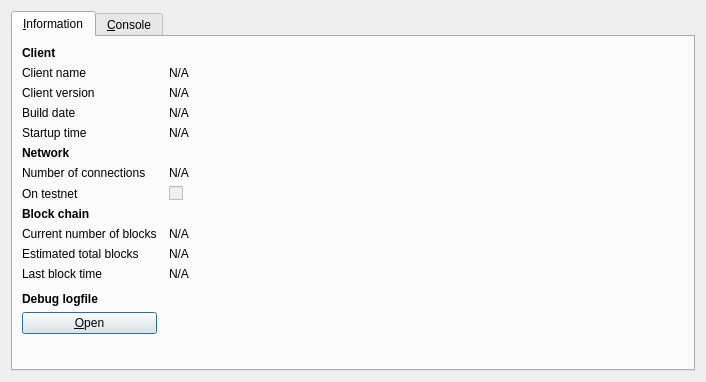
<?xml version="1.0" encoding="UTF-8"?>
<ui version="4.0">
 <class>RPCConsole</class>
 <widget class="QDialog" name="RPCConsole">
  <property name="geometry">
   <rect>
    <x>0</x>
    <y>0</y>
    <width>706</width>
    <height>382</height>
   </rect>
  </property>
  <property name="windowTitle">
   <string>Suck-a-Coin debug window</string>
  </property>
  <layout class="QVBoxLayout" name="verticalLayout_2">
   <item>
    <widget class="QTabWidget" name="tabWidget">
     <property name="currentIndex">
      <number>0</number>
     </property>
     <widget class="QWidget" name="tab_info">
      <attribute name="title">
       <string>&amp;Information</string>
      </attribute>
      <layout class="QGridLayout" name="gridLayout" columnstretch="0,1">
       <property name="horizontalSpacing">
        <number>12</number>
       </property>
       <item row="0" column="0">
        <widget class="QLabel" name="label_9">
         <property name="font">
          <font>
           <weight>75</weight>
           <bold>true</bold>
          </font>
         </property>
         <property name="text">
          <string>Client</string>
         </property>
        </widget>
       </item>
       <item row="1" column="0">
        <widget class="QLabel" name="label_5">
         <property name="text">
          <string>Client name</string>
         </property>
        </widget>
       </item>
       <item row="1" column="1">
        <widget class="QLabel" name="clientName">
         <property name="cursor">
          <cursorShape>IBeamCursor</cursorShape>
         </property>
         <property name="text">
          <string>N/A</string>
         </property>
         <property name="textFormat">
          <enum>Qt::PlainText</enum>
         </property>
         <property name="textInteractionFlags">
          <set>Qt::LinksAccessibleByMouse|Qt::TextSelectableByKeyboard|Qt::TextSelectableByMouse</set>
         </property>
        </widget>
       </item>
       <item row="2" column="0">
        <widget class="QLabel" name="label_6">
         <property name="text">
          <string>Client version</string>
         </property>
        </widget>
       </item>
       <item row="2" column="1">
        <widget class="QLabel" name="clientVersion">
         <property name="cursor">
          <cursorShape>IBeamCursor</cursorShape>
         </property>
         <property name="text">
          <string>N/A</string>
         </property>
         <property name="textFormat">
          <enum>Qt::PlainText</enum>
         </property>
         <property name="textInteractionFlags">
          <set>Qt::LinksAccessibleByMouse|Qt::TextSelectableByKeyboard|Qt::TextSelectableByMouse</set>
         </property>
        </widget>
       </item>
       <item row="3" column="0">
        <widget class="QLabel" name="label_12">
         <property name="text">
          <string>Build date</string>
         </property>
        </widget>
       </item>
       <item row="3" column="1">
        <widget class="QLabel" name="buildDate">
         <property name="cursor">
          <cursorShape>IBeamCursor</cursorShape>
         </property>
         <property name="text">
          <string>N/A</string>
         </property>
         <property name="textFormat">
          <enum>Qt::PlainText</enum>
         </property>
         <property name="textInteractionFlags">
          <set>Qt::LinksAccessibleByMouse|Qt::TextSelectableByKeyboard|Qt::TextSelectableByMouse</set>
         </property>
        </widget>
       </item>
       <item row="4" column="0">
        <widget class="QLabel" name="label_13">
         <property name="text">
          <string>Startup time</string>
         </property>
        </widget>
       </item>
       <item row="4" column="1">
        <widget class="QLabel" name="startupTime">
         <property name="cursor">
          <cursorShape>IBeamCursor</cursorShape>
         </property>
         <property name="text">
          <string>N/A</string>
         </property>
         <property name="textFormat">
          <enum>Qt::PlainText</enum>
         </property>
         <property name="textInteractionFlags">
          <set>Qt::LinksAccessibleByMouse|Qt::TextSelectableByKeyboard|Qt::TextSelectableByMouse</set>
         </property>
        </widget>
       </item>
       <item row="5" column="0">
        <widget class="QLabel" name="label_11">
         <property name="font">
          <font>
           <weight>75</weight>
           <bold>true</bold>
          </font>
         </property>
         <property name="text">
          <string>Network</string>
         </property>
        </widget>
       </item>
       <item row="6" column="0">
        <widget class="QLabel" name="label_7">
         <property name="text">
          <string>Number of connections</string>
         </property>
        </widget>
       </item>
       <item row="6" column="1">
        <widget class="QLabel" name="numberOfConnections">
         <property name="cursor">
          <cursorShape>IBeamCursor</cursorShape>
         </property>
         <property name="text">
          <string>N/A</string>
         </property>
         <property name="textFormat">
          <enum>Qt::PlainText</enum>
         </property>
         <property name="textInteractionFlags">
          <set>Qt::LinksAccessibleByMouse|Qt::TextSelectableByKeyboard|Qt::TextSelectableByMouse</set>
         </property>
        </widget>
       </item>
       <item row="7" column="0">
        <widget class="QLabel" name="label_8">
         <property name="text">
          <string>On testnet</string>
         </property>
        </widget>
       </item>
       <item row="7" column="1">
        <widget class="QCheckBox" name="isTestNet">
         <property name="enabled">
          <bool>false</bool>
         </property>
         <property name="text">
          <string/>
         </property>
        </widget>
       </item>
       <item row="8" column="0">
        <widget class="QLabel" name="label_10">
         <property name="font">
          <font>
           <weight>75</weight>
           <bold>true</bold>
          </font>
         </property>
         <property name="text">
          <string>Block chain</string>
         </property>
        </widget>
       </item>
       <item row="9" column="0">
        <widget class="QLabel" name="label_3">
         <property name="text">
          <string>Current number of blocks</string>
         </property>
        </widget>
       </item>
       <item row="9" column="1">
        <widget class="QLabel" name="numberOfBlocks">
         <property name="cursor">
          <cursorShape>IBeamCursor</cursorShape>
         </property>
         <property name="text">
          <string>N/A</string>
         </property>
         <property name="textFormat">
          <enum>Qt::PlainText</enum>
         </property>
         <property name="textInteractionFlags">
          <set>Qt::LinksAccessibleByMouse|Qt::TextSelectableByKeyboard|Qt::TextSelectableByMouse</set>
         </property>
        </widget>
       </item>
       <item row="10" column="0">
        <widget class="QLabel" name="label_4">
         <property name="text">
          <string>Estimated total blocks</string>
         </property>
        </widget>
       </item>
       <item row="10" column="1">
        <widget class="QLabel" name="totalBlocks">
         <property name="cursor">
          <cursorShape>IBeamCursor</cursorShape>
         </property>
         <property name="text">
          <string>N/A</string>
         </property>
         <property name="textFormat">
          <enum>Qt::PlainText</enum>
         </property>
         <property name="textInteractionFlags">
          <set>Qt::LinksAccessibleByMouse|Qt::TextSelectableByKeyboard|Qt::TextSelectableByMouse</set>
         </property>
        </widget>
       </item>
       <item row="11" column="0">
        <widget class="QLabel" name="label_2">
         <property name="text">
          <string>Last block time</string>
         </property>
        </widget>
       </item>
       <item row="11" column="1">
        <widget class="QLabel" name="lastBlockTime">
         <property name="cursor">
          <cursorShape>IBeamCursor</cursorShape>
         </property>
         <property name="text">
          <string>N/A</string>
         </property>
         <property name="textFormat">
          <enum>Qt::PlainText</enum>
         </property>
         <property name="textInteractionFlags">
          <set>Qt::LinksAccessibleByMouse|Qt::TextSelectableByKeyboard|Qt::TextSelectableByMouse</set>
         </property>
        </widget>
       </item>
       <item row="12" column="0">
        <spacer name="verticalSpacer_2">
         <property name="orientation">
          <enum>Qt::Vertical</enum>
         </property>
         <property name="sizeHint" stdset="0">
          <size>
           <width>20</width>
           <height>20</height>
          </size>
         </property>
        </spacer>
       </item>
       <item row="13" column="0">
        <widget class="QLabel" name="labelDebugLogfile">
         <property name="font">
          <font>
           <weight>75</weight>
           <bold>true</bold>
          </font>
         </property>
         <property name="text">
          <string>Debug logfile</string>
         </property>
        </widget>
       </item>
       <item row="14" column="0">
        <widget class="QPushButton" name="openDebugLogfileButton">
         <property name="toolTip">
          <string>Open the Suck-a-Coin debug logfile from the current data directory. This can take a few seconds for large logfiles.</string>
         </property>
         <property name="text">
          <string>&amp;Open</string>
         </property>
        </widget>
       </item>
       <item row="15" column="0">
        <spacer name="verticalSpacer">
         <property name="orientation">
          <enum>Qt::Vertical</enum>
         </property>
         <property name="sizeHint" stdset="0">
          <size>
           <width>20</width>
           <height>40</height>
          </size>
         </property>
        </spacer>
       </item>
      </layout>
     </widget>
     <widget class="QWidget" name="tab_console">
      <attribute name="title">
       <string>&amp;Console</string>
      </attribute>
      <layout class="QVBoxLayout" name="verticalLayout_3">
       <property name="spacing">
        <number>3</number>
       </property>
       <item>
        <widget class="QTextEdit" name="messagesWidget">
         <property name="minimumSize">
          <size>
           <width>0</width>
           <height>100</height>
          </size>
         </property>
         <property name="readOnly">
          <bool>true</bool>
         </property>
         <property name="tabKeyNavigation" stdset="0">
          <bool>false</bool>
         </property>
         <property name="columnCount" stdset="0">
          <number>2</number>
         </property>
        </widget>
       </item>
       <item>
        <layout class="QHBoxLayout" name="horizontalLayout">
         <property name="spacing">
          <number>3</number>
         </property>
         <item>
          <widget class="QLabel" name="label">
           <property name="text">
            <string notr="true">&gt;</string>
           </property>
          </widget>
         </item>
         <item>
          <widget class="QLineEdit" name="lineEdit"/>
         </item>
         <item>
          <widget class="QPushButton" name="clearButton">
           <property name="maximumSize">
            <size>
             <width>24</width>
             <height>24</height>
            </size>
           </property>
           <property name="toolTip">
            <string>Clear console</string>
           </property>
           <property name="text">
            <string/>
           </property>
           <property name="icon">
            <iconset resource="../bitcoin.qrc">
             <normaloff>:/icons/remove</normaloff>:/icons/remove</iconset>
           </property>
           <property name="shortcut">
            <string notr="true">Ctrl+L</string>
           </property>
           <property name="autoDefault">
            <bool>false</bool>
           </property>
          </widget>
         </item>
        </layout>
       </item>
       <item>
        <layout class="QHBoxLayout" name="bottomLayout">
         <property name="spacing">
          <number>3</number>
         </property>
         <item>
          <widget class="QLabel" name="notice">
           <property name="text">
            <string>For more information on these commands, see the Wiki</string>
           </property>
          </widget>
         </item>
        </layout>
       </item>
      </layout>
     </widget>
    </widget>
   </item>
  </layout>
 </widget>
 <resources>
  <include location="../bitcoin.qrc"/>
 </resources>
 <connections/>
</ui>
